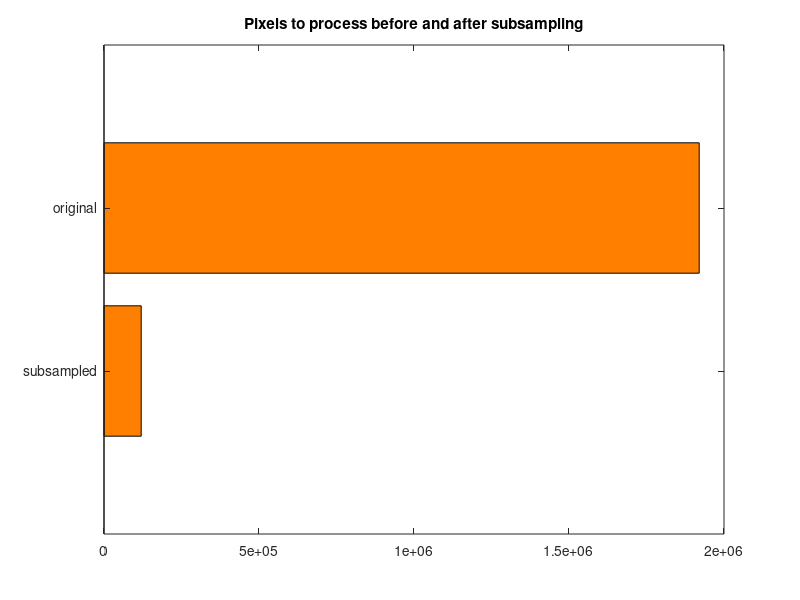

The MATLAB source for this figure: (Note: this script raises an error after producing the figure.)
pixel_orig = 1200*1600;
pixel_reduced = 300*400;
labels = {'subsampled', 'original'};
figure()
barh([pixel_reduced, pixel_orig], 'FaceColor',[1 0.5 0]);
title('Pixels to process before and after subsampling')
set(gca, 'YTickLabel', labels);
ylim([0 3])
change_font(gcf, 12)
